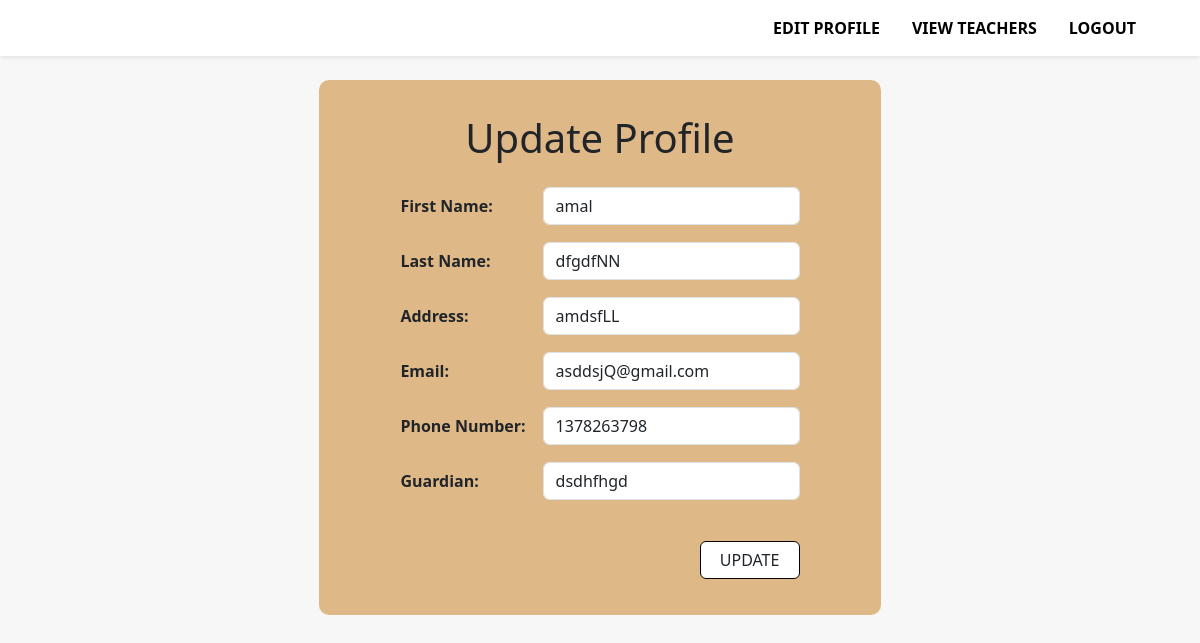
Page /studenteditprofile (signed in) on the committed database.
### tables this page shows
CREATE TABLE student(student_id integer primary key autoincrement,firstname text, lastname text,email text,address text,phone_number int,guardian text,id int,foreign key (id) references user(id) on delete cascade);

### studentmanagement.py (the view)
@app.route("/studenteditprofile",methods=["get","post"])
def studenteditprofile():
    if request.method=="POST":
        id=session["student_id"]
        firstname=request.form["firstname"]
        lastname=request.form["lastname"]
        address=request.form["address"]
        email=request.form["email"]
        phone=request.form["phone_number"]
        guardian=request.form["guardian"]
        con=sqlite3.connect("student_management.db")
        cursor=con.cursor()
        cursor.execute("update student set firstname=?,lastname=?,email=?,address=?,phone_number=?,guardian=? where id=? ",(firstname,lastname,email,address,phone,guardian,id))
        con.commit()
        return render_template("studenthome.html")
    else:
        con=sqlite3.connect("student_management.db")
        cursor=con.cursor()
        con.row_factory=sqlite3.Row
        id=session["student_id"]
        cursor.execute("select firstname,lastname,address,email,phone_number,guardian,id from student where id=?",(id,))
        datas=cursor.fetchone()
        return render_template("studenteditprofile.html",data=datas)

### templates/studenteditprofile.html (shortened to what this page needs)
<!DOCTYPE html>
<html lang="en">
<head>
    <link rel="stylesheet" href="https://cdnjs.cloudflare.com/ajax/libs/bootstrap/5.3.3/css/bootstrap.min.css">
</head>
<body style="background-color: rgb(248, 247, 247);">
    <nav class="navbar bg-white justify-content-end py-2 fixed-top shadow-sm pe-5">
        <ul class="nav">
            <li class="nav-item"><a href="/studenteditprofile" class="nav-link  fw-bold ">EDIT PROFILE</a></li>
            <li class="nav-item"><a href="/studentviewteacher" class="nav-link  fw-bold ">VIEW TEACHERS</a></li>
            <li class="nav-item"><a href="/logout" class="nav-link  fw-bold ">LOGOUT</a></li>
        </ul>
    </nav>
    <form action="studenteditprofile" method="post" class="w-auto">
        <h1 class="my-4">Update Profile</h1>
        <table>
            <tr>
                <td class="pb-3 fw-bold">First Name: </td>
                <td class="pb-3"><input type="text" placeholder="FIRST NAME" name="firstname" value="{{data[0]}}" class="form-control"></td>
            </tr>
            <tr>
                <td class="pb-3 fw-bold">Last Name: </td>
                <td class="pb-3"><input type="text" placeholder="LAST NAME" name="lastname" value="{{data[1]}}" class="form-control"></td>
            </tr>
            <tr>
                <td class="pb-3 fw-bold">Address: </td>
                <td class="pb-3"><input type="text" placeholder="ADDRESS" name="address" value="{{data[2]}}" class="form-control"></td>
            </tr>
            <tr>
                <td class="pb-3 fw-bold">Email:</td>
                <td class="pb-3"><input type="email" placeholder="EMAIL" name="email" value="{{data[3]}}" class="form-control"></td>
            </tr>
            <tr>
                <td class="pb-3 fw-bold pe-3">Phone Number:</td>
                <td class="pb-3"><input type="number" placeholder="PHONE NUMBER" name="phone_number" value="{{data[4]}}" class="form-control"></td>
            </tr>
            <tr>
                <td class="pb-3 fw-bold">Guardian:</td>
                <td class="pb-3"><input type="text" placeholder="GUARDIAN" name="guardian" value="{{data[5]}}" class="form-control"></td>
            </tr>
            <tr>
                <td class="pb-3"></td>
                <td class="pb-3"><input type="submit" value="UPDATE" class="btn border-1 border-black bg-white float-end mt-4"></td>
            </tr>
        </table>
    </form>
</body>
</html>

### templates/studenteditprofile.html (style rules this page uses)
body { display: flex; justify-content: center; flex-direction: column; align-items: center; }
nav { width: 100%; }
form { width: 400px; justify-content: center; background-color: burlywood; padding: 80px; padding-top: 10px; padding-bottom: 20px; margin-top: 80px; display: flex; flex-direction: column; align-items: center; border-radius: 10px; }
input[type=submit] { width: 100px; }
.nav-link { color: black; }

### rows in the picture
student: firstname "amal", lastname "dfgdfNN", address "amdsfLL", email "asddsjQ@gmail.com", phone_number "1378263798", guardian "dsdhfhgd"
